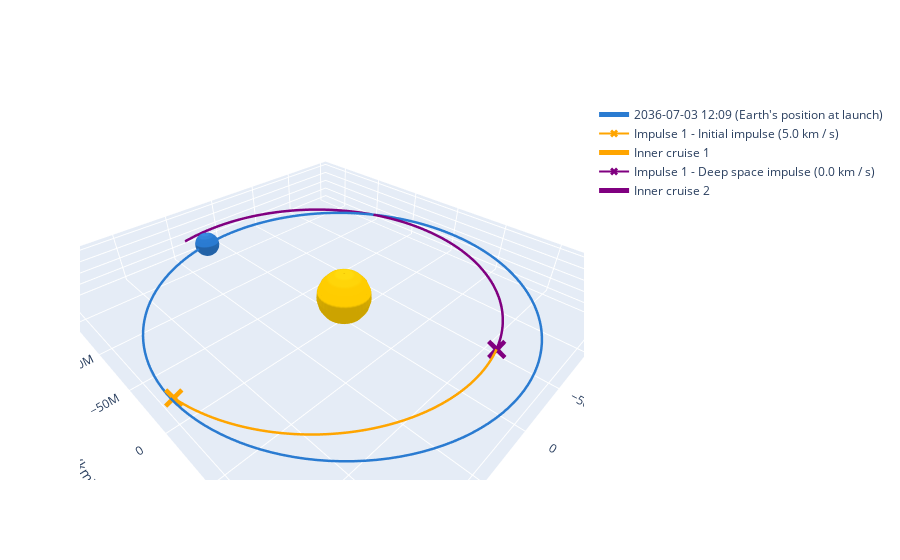

The code cell stored with this chart in its notebook:
### Code cell
# Let's reproduce the meneuver plan we just did in JAXA academy's work, this time using poliastro!
# To do so, we need to propagate the orbit by solving the N-body problem using poliastro.

from astropy import units as u
from astropy.time import Time
from astropy.coordinates import solar_system_ephemeris

solar_system_ephemeris.set("jpl")

import numpy as np
import cv2

from poliastro.bodies import Sun, Earth, Jupiter
from poliastro.ephem import Ephem
from poliastro.frames import Planes
from poliastro.maneuver import Maneuver
from poliastro.plotting import StaticOrbitPlotter
from poliastro.plotting import OrbitPlotter3D
from poliastro.twobody import Orbit
from poliastro.util import norm, time_range
from poliastro.twobody.sampling import TrueAnomalyBounds
from poliastro.twobody.propagation import (
    ALL_PROPAGATORS,
    ELLIPTIC_PROPAGATORS,
    HYPERBOLIC_PROPAGATORS,
    PARABOLIC_PROPAGATORS,
    CowellPropagator,
    DanbyPropagator,
    FarnocchiaPropagator,
    GoodingPropagator,
    MarkleyPropagator,
    RecseriesPropagator,
    ValladoPropagator,
)

# event dates
t0 = Time("2022-09-23 00:00", format="iso", scale="utc")
t1 = Time(Time(t0.jd+365, format="jd", scale="utc").iso, format="iso", scale="utc")
t2 = Time(Time(t1.jd+365, format="jd", scale="utc").iso, format="iso", scale="utc")
date_launch = t0.tdb
date_flyby =t1.tdb
date_arrival = t2.tdb

# get Earth ephemeris at launch
earth = Ephem.from_body(Earth, time_range(date_launch, end=date_arrival, periods=500), plane=Planes.EARTH_ECLIPTIC)

# get position and velocity vector at launch
r_e0, v_e0 = earth.rv(date_launch)
v_e0 = v_e0 / 24 / 3600 * u.d / u.s

# launch energy (Vinf = 5 km/s)
C_3 = 5.0**2 * u.km**2 / u.s**2

# calculate position and velocity vectors to put spacecraft in 1:1 resonant orbit
nr_e0 = r_e0 / np.linalg.norm(r_e0)
nv_e0 = v_e0 / np.linalg.norm(v_e0)
theta = 2 * np.arcsin(C_3.value**0.5 / 2 / np.linalg.norm(v_e0.value))
rvec = theta * np.cross(nr_e0, nv_e0)
rmat, _ = cv2.Rodrigues(rvec)
r_sc0 = r_e0 # position at launch
v_sc0 = np.dot(rmat, v_e0) # velocity at launch

# create an initial delta-v maneuver at launch
dv = v_sc0 - v_e0
man = Maneuver.impulse(dv)

# spacecraft orbit before launch
sc_e0 = Orbit.from_ephem(Sun, earth, date_launch)

# inner cruise 1
ic1 = sc_e0.apply_maneuver(man)
ic1_end = ic1.propagate_to_anomaly(0 * u.deg)
min_nu_ic1 = np.rad2deg(ic1.nu.value) * u.deg # true anomaly at launch
max_nu_ic1 = 0.0 * u.deg # perihelion

print("Earth velocity at launch: ", v_e0)
print("Spacecraft velocity at launch: ", v_sc0)

# create a deep space delta-v maneuver at the end of inner cruise 1 = perihelion
dv_peri = (0.0055 * u.km / u.s) * ic1_end.v / np.linalg.norm(ic1_end.v)
man_peri = Maneuver.impulse(dv_peri)

# inner cruise 2 with deep space maneuver needed for Earth flyby
ic2 = ic1_end.apply_maneuver(man_peri)

# How to compute the Earth Flyby using poliastro?
# (0) Compute the "date_flyby"
# (1) Propagate ic2 until "date_flyby"
# (2) Analyze Earth flyby and compute escape velocity
# (3) apply the result of Earth flyby as man_flyby at "date_flyby"

date_flyby = ic2.epoch
for i in range(100):
    tof = i * u.d 
    date_flyby += tof
    ic2_end = ic2.propagate(date_flyby)
    ic2_end.r.value

plotter = OrbitPlotter3D(plane=Planes.EARTH_ECLIPTIC)
plotter.set_attractor(Sun)
plotter.plot_body_orbit(Earth, date_flyby, label="Earth's position at launch")
plotter.plot_maneuver(ic1, man, color="orange", label="Initial impulse (%.1f km / s)" % np.linalg.norm(dv.value))
plotter.plot_trajectory(
    ic1.to_ephem(strategy=TrueAnomalyBounds(min_nu_ic1, max_nu_ic1)).sample(),
    label="Inner cruise 1",
    color="orange",
)
plotter.plot_maneuver(ic2, man_peri, color="purple", label="Deep space impulse (%.1f km / s)" % np.linalg.norm(dv_flyby.value))
plotter.plot_trajectory(
    ic2.to_ephem(strategy=TrueAnomalyBounds(max_nu_ic1, max_nu_ic1+180*u.deg)).sample(),
    label="Inner cruise 2",
    color="purple",
)
